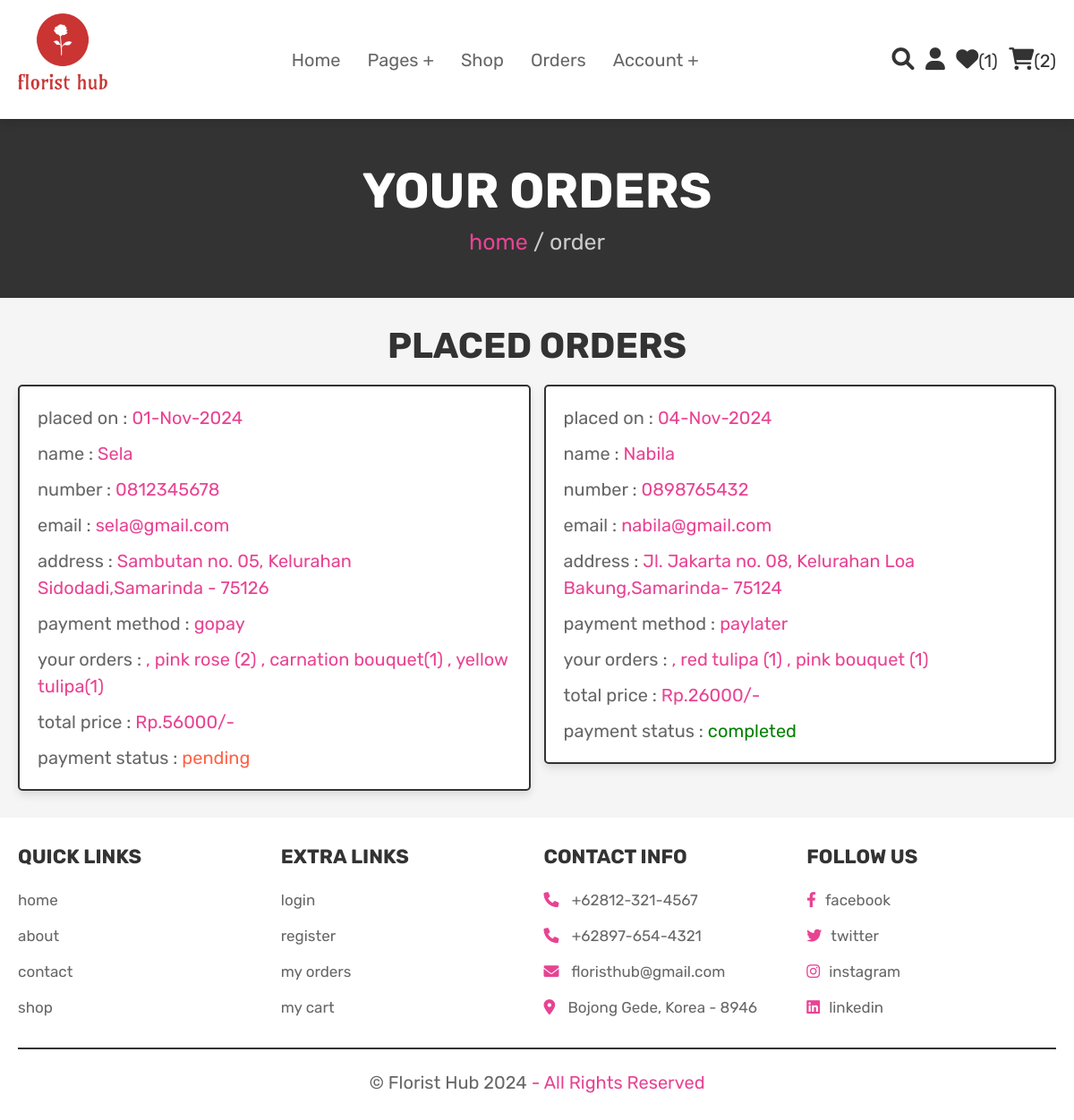
Screenshot of /orders.php (signed in) with the database file from the repository.
### tables this page shows
CREATE TABLE `orders` (
  `id` int(100) NOT NULL,
  `user_id` int(100) NOT NULL,
  `name` varchar(100) NOT NULL,
  `number` varchar(12) NOT NULL,
  `email` varchar(100) NOT NULL,
  `method` varchar(50) NOT NULL,
  `address` varchar(500) NOT NULL,
  `total_products` varchar(1000) NOT NULL,
  `total_price` int(100) NOT NULL,
  `placed_on` varchar(50) NOT NULL,
  `payment_status` varchar(20) NOT NULL DEFAULT 'pending'
);

### orders.php (the view, shortened to what this page needs)
<?php
@include 'config.php';
$user_id = $_SESSION['user_id'];
?>
<!DOCTYPE html>
<html lang="en">
<head>
   <link rel="stylesheet" href="https://cdnjs.cloudflare.com/ajax/libs/font-awesome/6.0.0/css/all.min.css">
   <link rel="stylesheet" href="css/style.css">
</head>
<body>
<?php @include 'header.php'; ?>
<section class="heading">
    <h3>your orders</h3>
    <p> <a href="home.php">home</a> / order </p>
</section>
<section class="placed-orders">
    <h1 class="title">placed orders</h1>
    <div class="box-container">
    <?php
        $select_orders = mysqli_query($conn, "SELECT * FROM `orders` WHERE user_id = '$user_id'") or die('query failed');
        if(mysqli_num_rows($select_orders) > 0){
            while($fetch_orders = mysqli_fetch_assoc($select_orders)){
    ?>
    <div class="box">
        <p> placed on : <span><?php echo $fetch_orders['placed_on']; ?></span> </p>
        <p> name : <span><?php echo $fetch_orders['name']; ?></span> </p>
        <p> number : <span><?php echo $fetch_orders['number']; ?></span> </p>
        <p> email : <span><?php echo $fetch_orders['email']; ?></span> </p>
        <p> address : <span><?php echo $fetch_orders['address']; ?></span> </p>
        <p> payment method : <span><?php echo $fetch_orders['method']; ?></span> </p>
        <p> your orders : <span><?php echo $fetch_orders['total_products']; ?></span> </p>
        <p> total price : <span>Rp.<?php echo $fetch_orders['total_price']; ?>/-</span> </p>
        <p> payment status : <span style="color:<?php if($fetch_orders['payment_status'] == 'pending'){echo 'tomato'; }else{echo 'green';} ?>"><?php echo $fetch_orders['payment_status']; ?></span> </p>
    </div>
    <?php
        }
    }else{
        echo '<p class="empty">no orders placed yet!</p>';
    }
    ?>
    </div>
</section>
<?php @include 'footer.php'; ?>
</body>
</html>

### css/style.css (style rules this page uses)
:root { --pink:#e84393; --red:#c0392b; --orange:#f39c12; --black:#333; --white:#fff; --light-color:#666; --light-white:#ccc; --light-bg:#f5f5f5; --border:.2rem solid var(--black); --box-shadow:0 .5rem 1rem rgba(0,0,0,.1); }
* { font-family: 'Rubik', sans-serif; margin:0; padding:0; box-sizing: border-box; outline: none; border:none; text-decoration: none; transition:all .2s linear; }
html { font-size: 62.5%; overflow-x: hidden; scroll-behavior: smooth; scroll-padding-top: 6.5rem; }
body { background: var(--light-bg); }
section { padding:3rem 2rem; }
.heading { display: flex; flex-flow: column; align-items: center; justify-content: center; gap:1rem; background-color: var(--black); text-align: center; min-height: 25vh; }
.heading h3 { font-size: 5.5rem; color:var(--white); text-transform: uppercase; }
.heading p { font-size: 2.5rem; color:var(--light-white); }
.heading p a { color:var(--pink); }
.title { text-align: center; margin-bottom: 2rem; color:var(--black); text-transform: uppercase; font-size: 4rem; }
.placed-orders .box-container { max-width: 1200px; margin:0 auto; display: flex; flex-wrap: wrap; gap:1.5rem; align-items: flex-start; }
.placed-orders .box-container .box { background-color: var(--white); padding:1rem 2rem; border:var(--border); box-shadow: var(--box-shadow); flex:1 1 40rem; border-radius: .5rem; }
.placed-orders .box-container .box p { margin: 1rem 0; font-size: 2rem; line-height: 1.5; color:var(--light-color); }
.placed-orders .box-container .box p span { color:var(--pink); }

### rows the page displays
orders: placed_on "01-Nov-2024", name "Sela", number "0812345678", email "sela@gmail.com", address "Sambutan no. 05, Kelurahan Sidodadi,Samarinda - 75126", method "gopay", total_products ", pink rose (2) , carnation bouquet(1) , yellow tulipa(1)", total_price "56000", payment_status "pending"
orders: placed_on "04-Nov-2024", name "Nabila", number "0898765432", email "nabila@gmail.com", address "Jl. Jakarta no. 08, Kelurahan Loa Bakung,Samarinda- 75124", method "paylater", total_products ", red tulipa (1) , pink bouquet (1)", total_price "26000", payment_status "completed"

### other values shown
$wishlist_num_rows "1"
$cart_num_rows "2"
